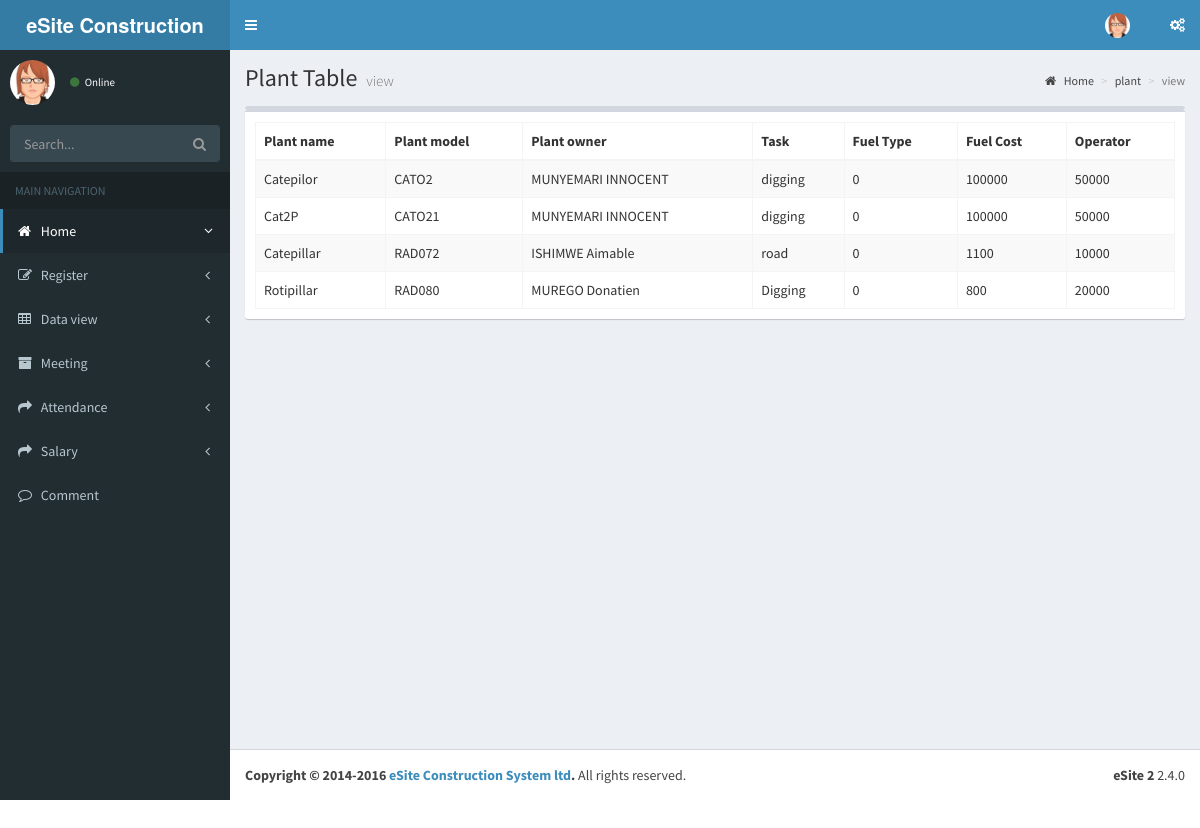
The app's page /pages/tables/view_plant.php with its own data.
### tables this page shows
CREATE TABLE `plant` (
  `plant_id` int(11) NOT NULL,
  `plant_name` varchar(40) NOT NULL,
  `plant_model` varchar(40) NOT NULL,
  `plant_owner` varchar(40) NOT NULL,
  `task` varchar(40) NOT NULL,
  `fuel_type` int(16) NOT NULL,
  `fuel_cost` int(25) NOT NULL,
  `operator_cost` varchar(40) NOT NULL
);

### pages/tables/view_plant.php (the view, shortened to what this page needs)
<?php
include '../../config.php';
?>
<!DOCTYPE html>
<html>
<head>
  <link rel="stylesheet" href="../../bootstrap/css/bootstrap.min.css">
  <link rel="stylesheet" href="https://cdnjs.cloudflare.com/ajax/libs/font-awesome/4.5.0/css/font-awesome.min.css">
  <link rel="stylesheet" href="https://cdnjs.cloudflare.com/ajax/libs/ionicons/2.0.1/css/ionicons.min.css">
  <link rel="stylesheet" href="../../plugins/datatables/dataTables.bootstrap.css">
  <link rel="stylesheet" href="../../dist/css/AdminLTE.min.css">
  <link rel="stylesheet" href="../../dist/css/skins/_all-skins.min.css">
</head>
<body class="hold-transition skin-blue sidebar-mini">
<div class="wrapper">
   <header class="main-header">
    <a href="#" class="logo">
      <span class="logo-lg"><b>eSite Construction System</b>LTD</span>
    </a>
    <nav class="navbar navbar-static-top">
      <a href="#" class="sidebar-toggle" data-toggle="push-menu" role="button">
      </a>
      <div class="navbar-custom-menu">
        <ul class="nav navbar-nav">
            <li class="dropdown user user-menu">
            <a href="#" class="dropdown-toggle" data-toggle="dropdown">
              <img src="../../dist/img/User22.jpg" class="user-image" alt="User Image">
            </a>
          </li>
          <li>
            <a href="#" data-toggle="control-sidebar"><i class="fa fa-gears"></i></a>
          </li>
        </ul>
      </div>
    </nav>
  </header>
  <aside class="main-sidebar">
   <section class="sidebar">
      <div class="user-panel">
        <div class="pull-left image">
          <img src="../../dist/img/User22.jpg" class="img-circle" alt="User Image">
        </div>
        <div class="pull-left info">
          <a href="#"><i class="fa fa-circle text-success"></i> Online</a>
        </div>
      </div>
      <form action="#" method="get" class="sidebar-form">
        <div class="input-group">
          <input type="text" name="q" class="form-control" placeholder="Search...">
          <span class="input-group-btn">
                <button type="submit" name="search" id="search-btn" class="btn btn-flat"><i class="fa fa-search"></i>
                </button>
              </span>
        </div>
      </form>
      <ul class="sidebar-menu" data-widget="tree">
        <li class="header">MAIN NAVIGATION</li>
        <li class="active treeview">
          <a href="index.php">
            <i class="fa fa-home"></i> <span>Home</span>
            <span class="pull-right-container">
              <i class="fa fa-angle-left pull-right"></i>
            </span>
          </a>
        </li>
        <li class="treeview">
          <a href="#">
            <i class="fa fa-edit"></i> <span>Register</span>
            <span class="pull-right-container">
              <i class="fa fa-angle-left pull-right"></i>
            </span>
          </a>
        </li>
        <li class="treeview">
          <a href="#">
            <i class="fa fa-table"></i> <span>Data view</span>
            <span class="pull-right-container">
              <i class="fa fa-angle-left pull-right"></i>
            </span>
          </a>
        </li>
         <li class="treeview">
          <a href="#">
            <i class="fa fa-archive"></i> <span>Meeting</span>
            <span class="pull-right-container">
              <i class="fa fa-angle-left pull-right"></i>
            </span>
          </a>
        </li>
              <li class="treeview">
          <a href="#">
            <i class="fa fa-share"></i> <span>Attendance</span>
            <span class="pull-right-container">
              <i class="fa fa-angle-left pull-right"></i>
            </span>
          </a>
        </li>
        <li class="treeview">
          <a href="#">
            <i class="fa fa-share"></i> <span>Salary</span>
            <span class="pull-right-container">
              <i class="fa fa-angle-left pull-right"></i>
            </span>
          </a>
        </li>
        <li>
          <a href="#">
            <i class="fa fa-comment-o"></i> <span>Comment</span>
          </a>
        </li>
      </ul>
    </section>
  </aside>
  <div class="content-wrapper">
    <section class="content-header">
      <h1>
       Plant Table
        <small>view</small>
      </h1>
      <ol class="breadcrumb">
        <li><a href="../../index.php"><i class="fa fa-home"></i> Home</a></li>
        <li><a href="#">plant</a></li>
        <li class="active">view</li>
      </ol>
    </section>
    <section class="content">
      <div class="row">
        <div class="col-xs-12">
          <div class="box"
          <div class="box">
            <div class="box-body">
              <table id="example1" class="table table-bordered table-striped">
                <thead>
                <tr>
                  <th>Plant name</th>
                  <th>Plant model</th>
                  <th>Plant owner</th>
                  <th>Task </th>
                  <th>Fuel Type</th>
                  <th>Fuel Cost </th>
                  <th>Operator</th>
                </tr>
                </thead>
                <tbody>
                <?php
      $smt = $con->query('SELECT * FROM plant');
     while ($rows = $smt->fetch(PDO::FETCH_ASSOC)) { ?>
       <tr>
                  <td><?php  echo $rows['plant_name']?></td>
                  <td><?php echo $rows['plant_model']?></td>
                  <td><?PHP echo $rows['plant_owner']?></td>
                  <td><?PHP echo $rows['task']?></td>
                  <td><?PHP echo $rows['fuel_type']?></td>
                  <td><?PHP echo $rows['fuel_cost']?></td>
                  <td><?PHP echo $rows['operator_cost']?></td>
                </tr>
    <?php }
          ?>
                </tbody>
              </table>
            </div>
          </div>
        </div>
      </div>
    </section>
  </div>
  <footer class="main-footer">
    <div class="pull-right hidden-xs">
      <b>eSite 2</b> 2.4.0
    </div>
    <strong>Copyright &copy; 2014-2016 <a href="https://adminlte.io">eSite Construction System ltd</a>.</strong> All rights
    reserved.
  </footer>
</div>
</body>
</html>

### records on screen
plant: plant_name "Catepilor", plant_model "CATO2", plant_owner "MUNYEMARI INNOCENT", task "digging", fuel_type "0", fuel_cost "100000", operator_cost "50000"
plant: plant_name "Cat2P", plant_model "CATO21", plant_owner "MUNYEMARI INNOCENT", task "digging", fuel_type "0", fuel_cost "100000", operator_cost "50000"
plant: plant_name "Catepillar", plant_model "RAD072", plant_owner "ISHIMWE Aimable", task "road", fuel_type "0", fuel_cost "1100", operator_cost "10000"
plant: plant_name "Rotipillar", plant_model "RAD080", plant_owner "MUREGO Donatien", task "Digging", fuel_type "0", fuel_cost "800", operator_cost "20000"
